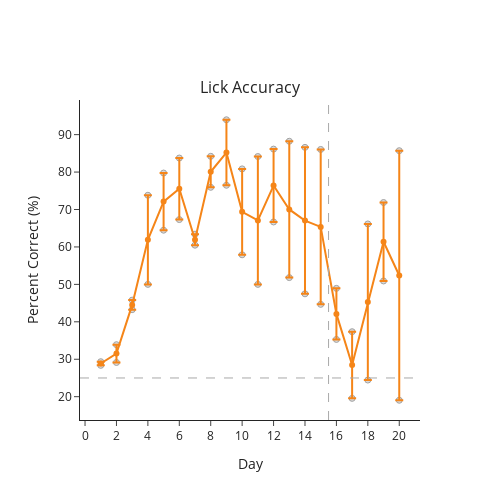

Notebook cell for this chart:
### Code cell
## Percent correct data non_probe
accuracy = pd.DataFrame()
for experiment in experiment_pc:
    for mouse in experiment_pc[experiment]:
        if mouse == 'mc_EEG2_01':
            next
        else:
            df = pd.DataFrame(experiment_pc[experiment][mouse], index=[0]).T.rename(columns={0: 'percent_correct'})
            df.insert(0, 'mouse', mouse)
            df.insert(1, 'day', [x for x in np.arange(1, 21)])
            accuracy = pd.concat([accuracy, df], axis=0, ignore_index=True)

fig = pf.plot_behavior_across_days(accuracy, x_var='day', y_var='percent_correct', groupby_var=['day'], titles=['Lick Accuracy'], expert_line=False,
                                   x_title='Day', y_title='Percent Correct (%)', template='simple_white', avg_color=colors[0], plot_transitions=[15.5])
fig.update_xaxes(dtick=2) 
fig.show()
fig.write_image(pjoin(fig_path, 'lick_accuracy.png'))

### Figure 1 — Plotly figure (JSON) as saved in the notebook; plotly's stock layout.template omitted (floating-point values rounded to 4 significant figures)
{"data": [{"marker": {"color": "rgb(179,179,179)", "line": {"width": 1}}, "mode": "markers", "name": "mc13", "opacity": 0.5, "type": "scatter", "x": [1, 2, 3, 4, 5, 6, 7, 8, 9, 10, 11, 12, 13, 14, 15, 16, 17, 18, 19, 20], "y": [29.35, 29.13, 45.79, 73.81, 64.47, 83.75, 63.41, 84.21, 93.98, 80.85, 84.16, 86.14, 88.24, 86.6, 86.05, 48.94, 37.36, 66.14, 71.88, 85.71]}, {"marker": {"color": "rgb(179,179,179)", "line": {"width": 1}}, "mode": "markers", "name": "mc14", "opacity": 0.5, "type": "scatter", "x": [1, 2, 3, 4, 5, 6, 7, 8, 9, 10, 11, 12, 13, 14, 15, 16, 17, 18, 19, 20], "y": [28.37, 33.9, 43.24, 50, 79.75, 67.31, 60.47, 75.93, 76.47, 57.89, 50, 66.67, 51.81, 47.47, 44.66, 35.29, 19.55, 24.44, 50.91, 19.05]}, {"error_y": {"array": [0.4895, 2.382, 1.276, 11.9, 7.637, 8.221, 1.475, 4.142, 8.753, 11.48, 17.08, 9.736, 18.21, 19.56, 20.69, 6.821, 8.907, 20.85, 10.48, 33.33], "type": "data"}, "line": {"color": "#F58518"}, "mode": "lines+markers", "type": "scatter", "x": [1, 2, 3, 4, 5, 6, 7, 8, 9, 10, 11, 12, 13, 14, 15, 16, 17, 18, 19, 20], "y": [28.86, 31.52, 44.52, 61.9, 72.11, 75.53, 61.94, 80.07, 85.22, 69.37, 67.08, 76.4, 70.02, 67.04, 65.35, 42.12, 28.46, 45.29, 61.39, 52.38]}], "layout": {"annotations": [{"font": {"size": 16}, "showarrow": false, "text": "Lick Accuracy", "x": 0.5, "xanchor": "center", "xref": "paper", "y": 1, "yanchor": "bottom", "yref": "paper"}], "height": 500, "shapes": [{"line": {"color": "darkgrey", "dash": "dash", "width": 1}, "opacity": 1, "type": "line", "x0": 0, "x1": 1, "xref": "x domain", "y0": 25, "y1": 25, "yref": "y"}, {"line": {"color": "darkgrey", "dash": "dash", "width": 1}, "opacity": 1, "type": "line", "x0": 15.5, "x1": 15.5, "xref": "x", "y0": 0, "y1": 1, "yref": "y domain"}], "showlegend": false, "title": {"x": 0.5, "xanchor": "center", "y": 0.9, "yanchor": "top"}, "width": 500, "xaxis": {"anchor": "y", "domain": [0, 1], "dtick": 2, "title": {"text": "Day"}}, "yaxis": {"anchor": "x", "domain": [0, 1], "title": {"text": "Percent Correct (%)"}}}}
